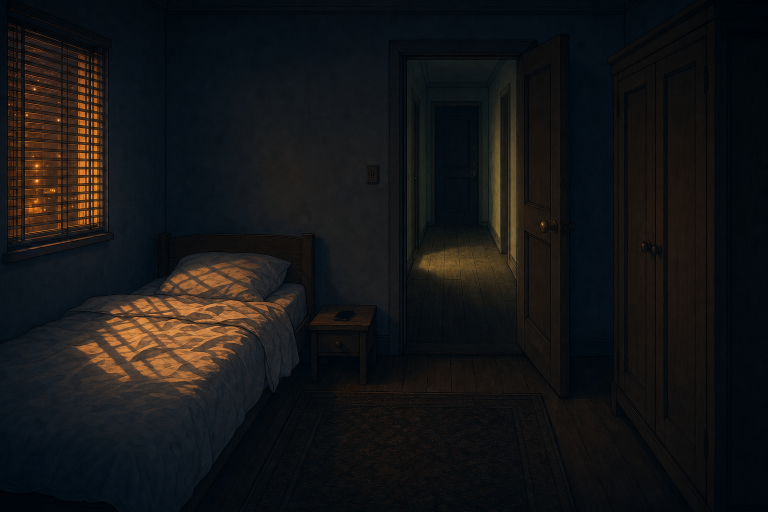
#> input picture door306-horror/references/locations/bedroom.png, 1536 x 1024 px (shown at 1/2 size); its folder holds only this picture in this run
$ python locs.py
#> lines starting #> are read from the running program, lines starting #| are printed output that depends on the picture
#> in main, im is the input picture: PIL image 1536x1024 RGB; mean R, G, B 21.2, 21.3, 21.9
#!/usr/bin/env python3
"""Location references -> layout plates.

    .venv/bin/python scripts/images/locs.py

references/locations/<name>.png (1536x1024, sometimes with drawn-in letterbox bars) ->
public/locs/<name>.jpg: bars cropped, then cover-cropped to 16:9 and scaled to 1920x1080.
The plates are the backgrounds of the code layouts (src/layout/Plate.tsx).
"""
from pathlib import Path

import numpy as np
from PIL import Image

ROOT = Path(__file__).resolve().parents[2]
SRC = ROOT / 'references' / 'locations'
DST = ROOT / 'public' / 'locs'


def bars(a: np.ndarray) -> tuple[int, int]:
    """Rows of near-black, flat letterbox at the top and bottom."""
    lum = a.mean(axis=2)
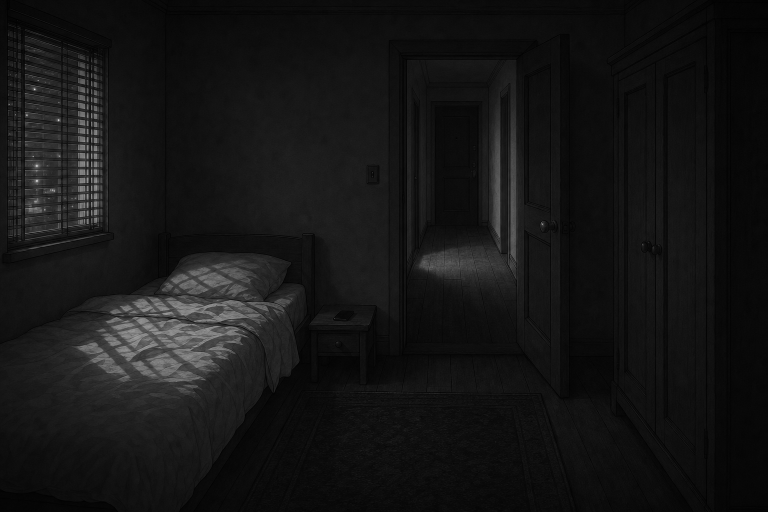
#> lum: shape (1024, 1536) float64 (shown at 1/2 size); min 0, max 243.3, mean 21.5
    flat = (lum.mean(axis=1) < 14) & (lum.std(axis=1) < 6)
    top = 0
    while top < len(flat) // 4 and flat[top]:
        top += 1
#> this loop made 89 passes
#> after the loop, top = 89
    bot = len(flat)
#> bot = 1024
    while bot > len(flat) * 3 // 4 and flat[bot - 1]:
        bot -= 1
#> this loop made 83 passes
#> bot on passes 1 to 12: 1023, 1022, 1021, 1020, 1019, 1018, 1017, 1016, 1015, 1014, 1013, 1012
#> after the loop, bot = 941
    return top, bot


def main() -> int:
    DST.mkdir(parents=True, exist_ok=True)
    for p in sorted(SRC.glob('*.png')):
        im = Image.open(p).convert('RGB')
        a = np.asarray(im)
        top, bot = bars(a)
#> top = 89; bot = 941
        if top > 4 or bot < im.height - 4:
            im = im.crop((0, top + 2 if top else 0, im.width, bot - 2 if bot < im.height else im.height))
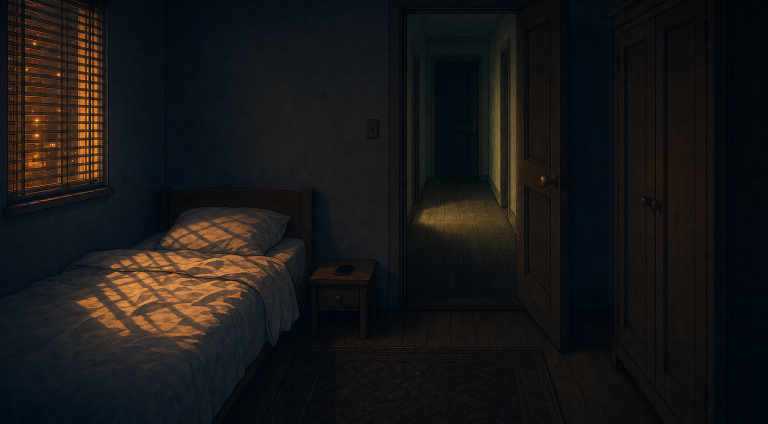
#> im: PIL image 1536x848 RGB (shown at 1/2 size); mean R, G, B 24.4, 23.4, 23
        w, h = im.size
#> w = 1536; h = 848
        if w / h > 16 / 9:
            nw = int(h * 16 / 9)
#> nw = 1507
            im = im.crop(((w - nw) // 2, 0, (w - nw) // 2 + nw, h))
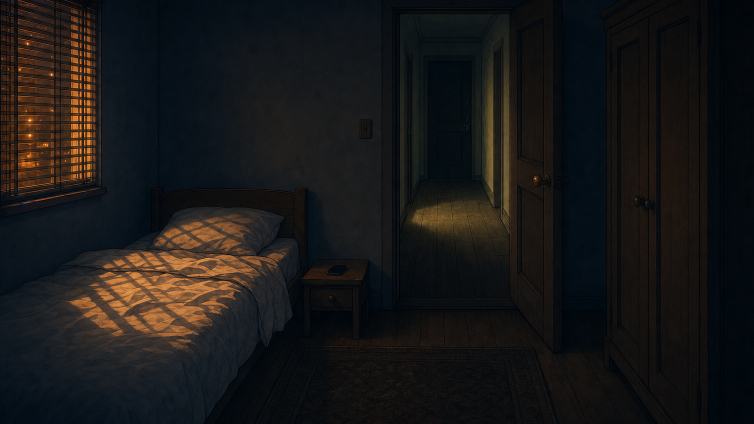
#> im: PIL image 1507x848 RGB (shown at 1/2 size); mean R, G, B 24.7, 23.6, 23
        else:
            nh = int(w * 9 / 16)
            im = im.crop((0, (h - nh) // 2, w, (h - nh) // 2 + nh))
        im.resize((1920, 1080), Image.LANCZOS).save(DST / f'{p.stem}.jpg', quality=92)
        print(f'  {p.name}: bars top {top}px bottom {a.shape[0] - bot}px -> public/locs/{p.stem}.jpg')
#|   bedroom.png: bars top 89px bottom 83px -> public/locs/bedroom.jpg
    return 0


if __name__ == '__main__':
    raise SystemExit(main())
#> (the program exits here)

$ run again, on door306-horror/references/locations/hallway_cross.png
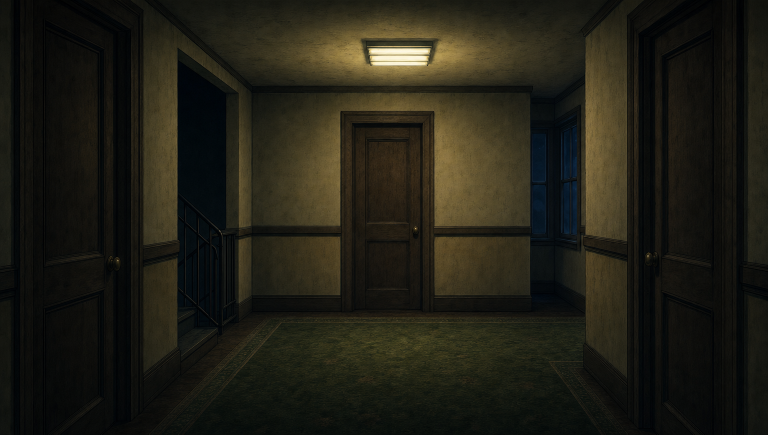
#> input picture door306-horror/references/locations/hallway_cross.png, 1536 x 869 px (shown at 1/2 size)
#> in main, im is the input picture: PIL image 1536x869 RGB; mean R, G, B 32.4, 30.8, 21
#> in bars, `lum = a.mean(axis=2)`:
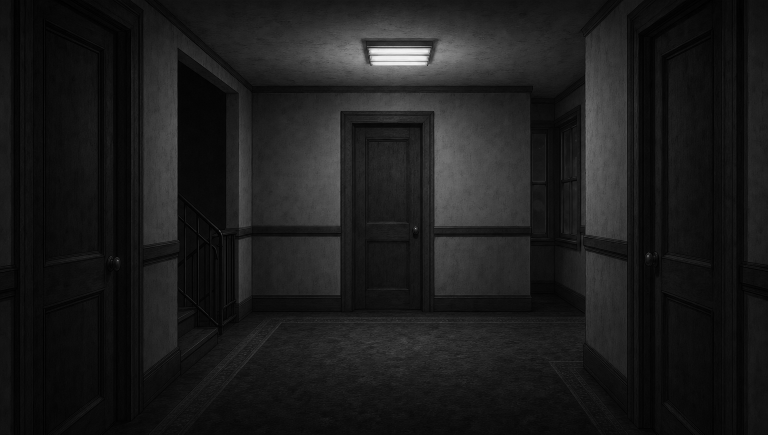
#> lum: shape (869, 1536) float64 (shown at 1/2 size); min 0, max 248, mean 28.1
#> after the loop in bars, `while top < len(flat) // 4 and flat[top]:`: top = 0
#> in bars, `bot = len(flat)`: bot = 869
#> the loop in bars, `while bot > len(flat) * 3 // 4 and flat[bot - 1]:` made 48 passes
#> bot on passes 1 to 8: 868, 867, 866, 865, 864, 863, 862, 861
#> after the loop in bars, `while bot > len(flat) * 3 // 4 and flat[bot - 1]:`: bot = 821
#> in main, `top, bot = bars(a)`: top = 0; bot = 821
#> in main, `im = im.crop(((w - nw) // 2, 0, (w - nw) // 2 + nw, h))`:
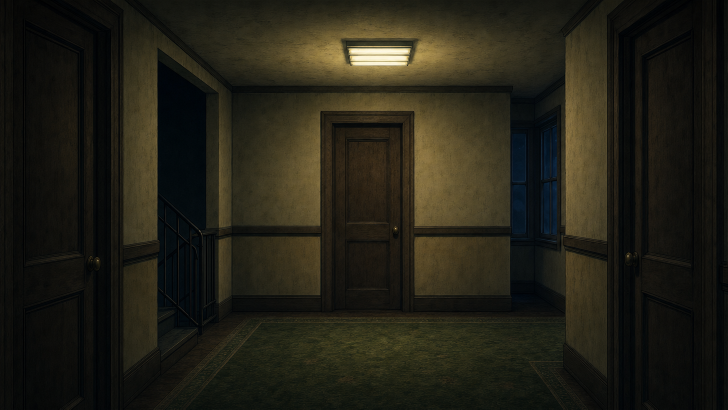
#> im: PIL image 1456x819 RGB (shown at 1/2 size); mean R, G, B 34.4, 32.3, 21.8
#|   hallway_cross.png: bars top 0px bottom 48px -> public/locs/hallway_cross.jpg

$ run again, on door306-horror/references/locations/lobby.png
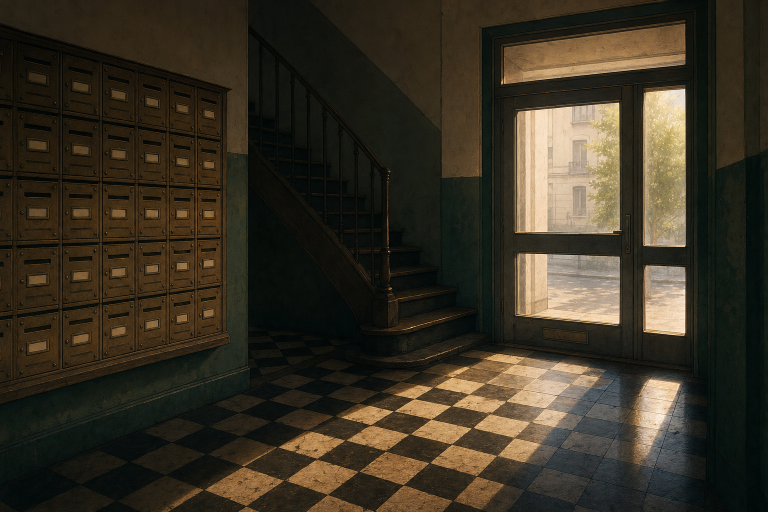
#> input picture door306-horror/references/locations/lobby.png, 1536 x 1024 px (shown at 1/2 size)
#> in main, im is the input picture: PIL image 1536x1024 RGB; mean R, G, B 56.8, 49.7, 35.7
#> in bars, `lum = a.mean(axis=2)`:
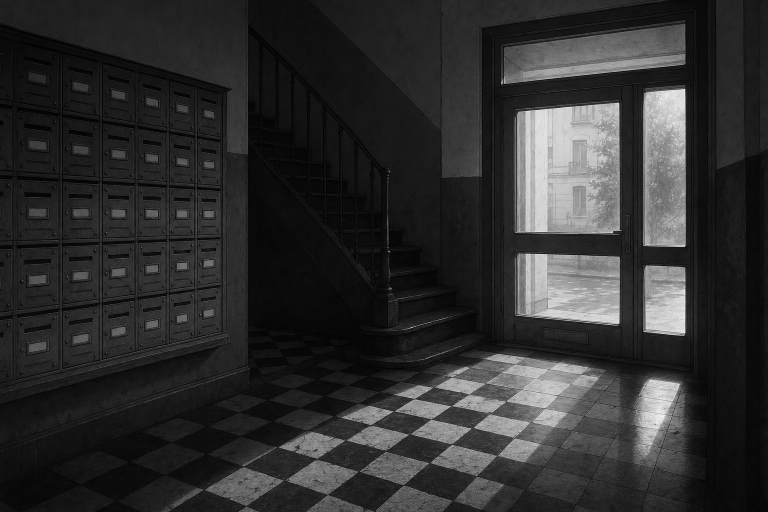
#> lum: shape (1024, 1536) float64 (shown at 1/2 size); min 0, max 247, mean 47.4
#> after the loop in bars, `while top < len(flat) // 4 and flat[top]:`: top = 0
#> in bars, `bot = len(flat)`: bot = 1024
#> in main, `top, bot = bars(a)`: top = 0; bot = 1024
#> in main, `im = im.crop((0, (h - nh) // 2, w, (h - nh) // 2 + nh))`:
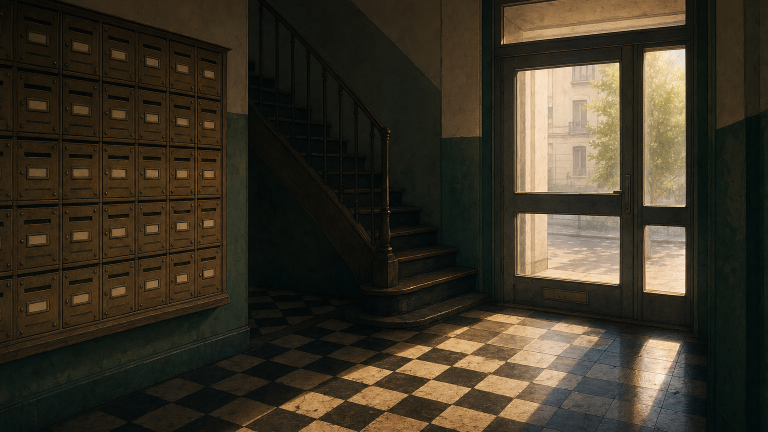
#> im: PIL image 1536x864 RGB (shown at 1/2 size); mean R, G, B 59.1, 51.9, 37.5
#|   lobby.png: bars top 0px bottom 0px -> public/locs/lobby.jpg

$ run again, on door306-horror/references/locations/office.png
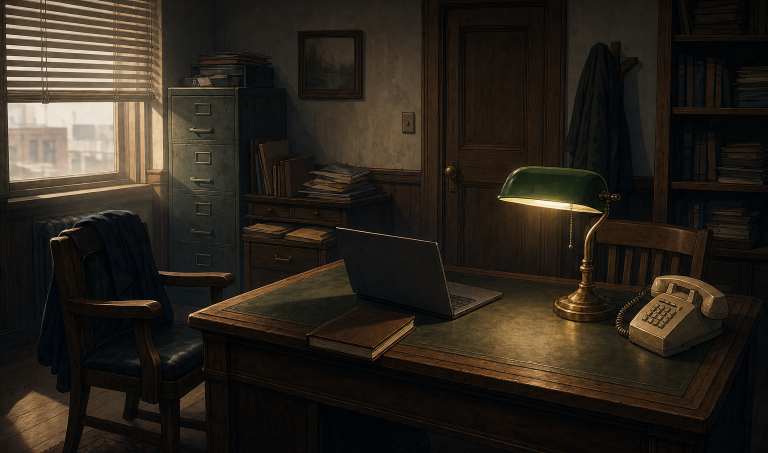
#> input picture door306-horror/references/locations/office.png, 1536 x 906 px (shown at 1/2 size)
#> in main, im is the input picture: PIL image 1536x906 RGB; mean R, G, B 43.7, 36.9, 28.4
#> in bars, `lum = a.mean(axis=2)`:
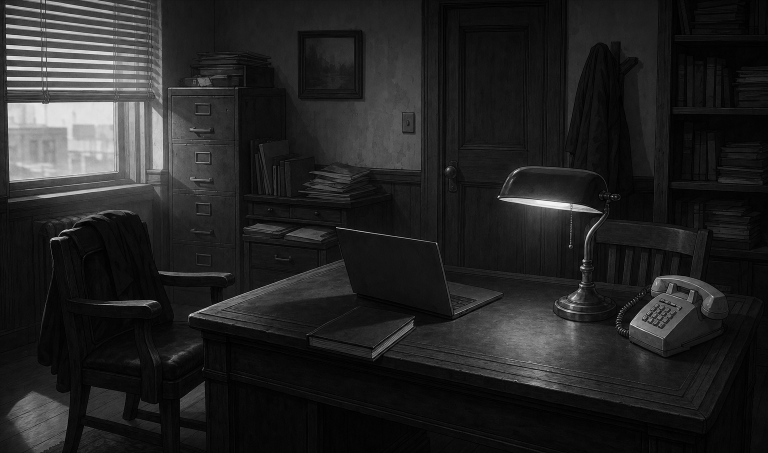
#> lum: shape (906, 1536) float64 (shown at 1/2 size); min 0, max 253.7, mean 36.3
#> after the loop in bars, `while top < len(flat) // 4 and flat[top]:`: top = 0
#> in bars, `bot = len(flat)`: bot = 906
#> in main, `top, bot = bars(a)`: top = 0; bot = 906
#> im: PIL image 1536x864 RGB
#> in main, `im.resize((1920, 1080), Image.LANCZOS).save(DST / f'{p.stem}.jpg', qua..`:
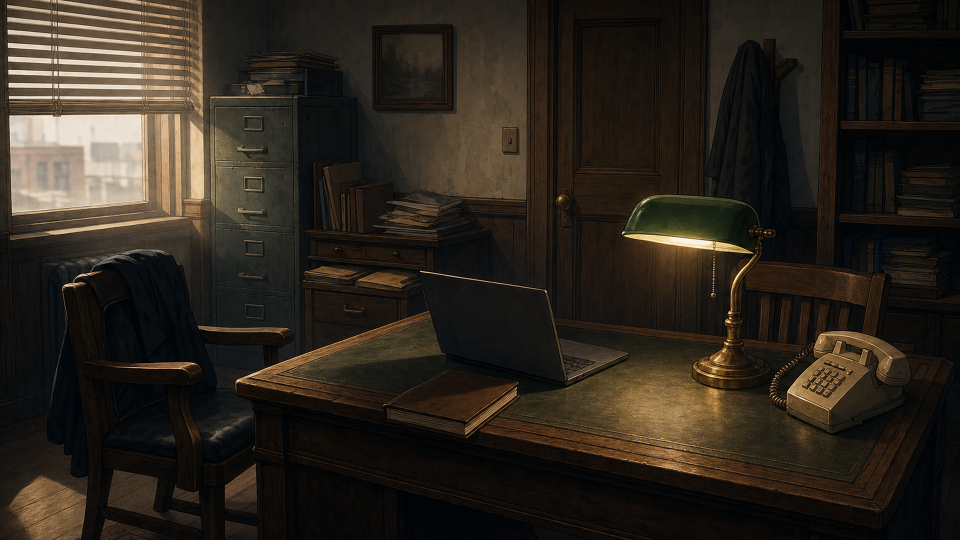
#> saved as office.jpg: PIL image 1920x1080 RGB (shown at 1/2 size); mean R, G, B 44.6, 37.6, 28.9
#|   office.png: bars top 0px bottom 0px -> public/locs/office.jpg

$ run again, on door306-horror/references/locations/exterior.png
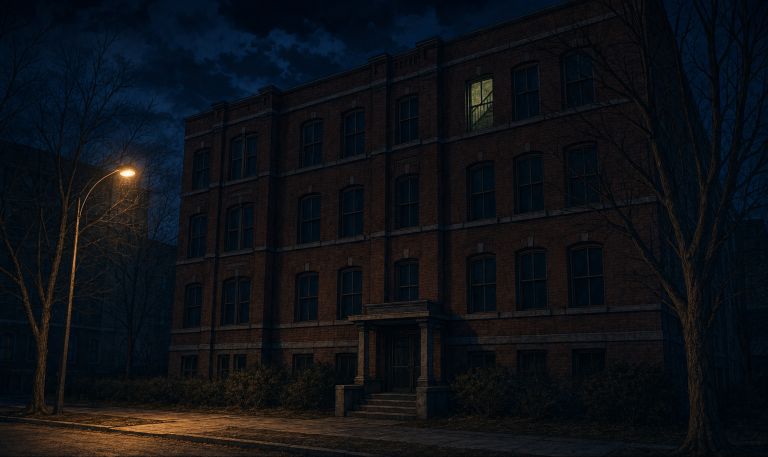
#> input picture door306-horror/references/locations/exterior.png, 1536 x 913 px (shown at 1/2 size)
#> in main, im is the input picture: PIL image 1536x913 RGB; mean R, G, B 14.4, 17.2, 21.9
#> in bars, `lum = a.mean(axis=2)`:
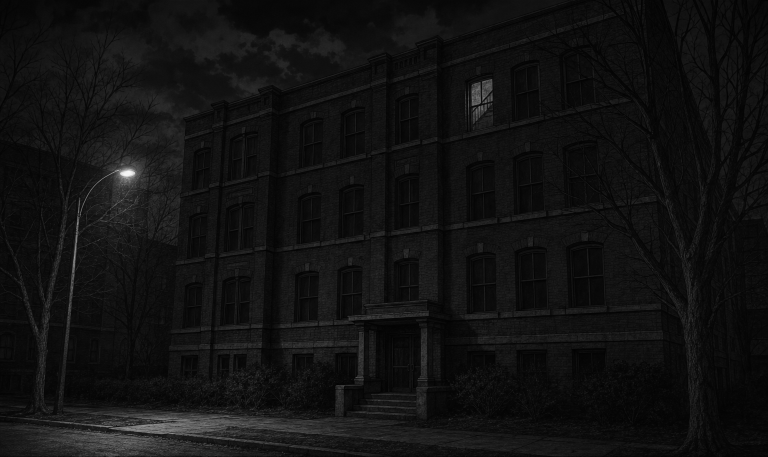
#> lum: shape (913, 1536) float64 (shown at 1/2 size); min 0, max 248.7, mean 17.8
#> the loop in bars, `while top < len(flat) // 4 and flat[top]:` made 52 passes
#> after the loop in bars, `while top < len(flat) // 4 and flat[top]:`: top = 52
#> in bars, `bot = len(flat)`: bot = 913
#> in main, `top, bot = bars(a)`: top = 52; bot = 913
#> in main, `im.resize((1920, 1080), Image.LANCZOS).save(DST / f'{p.stem}.jpg', qua..`:
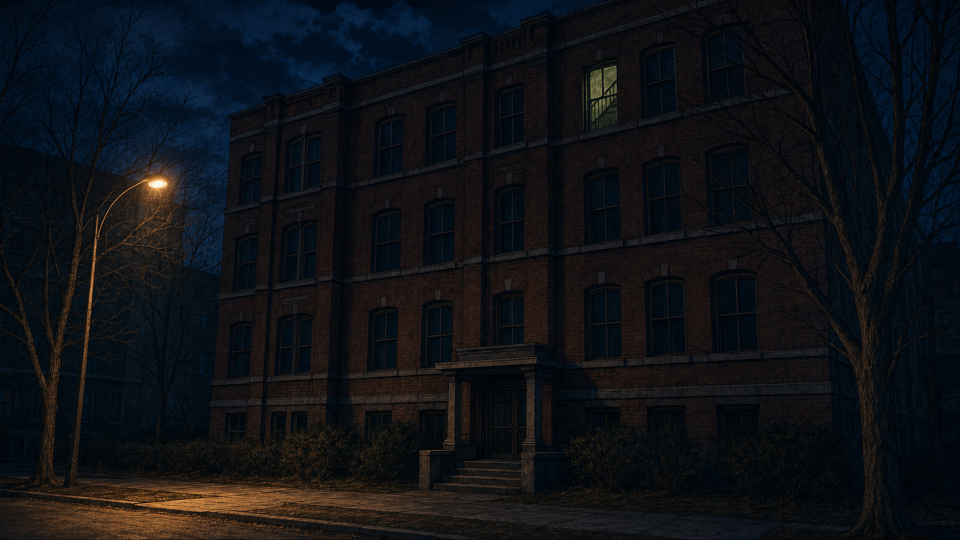
#> saved as exterior.jpg: PIL image 1920x1080 RGB (shown at 1/2 size); mean R, G, B 15.2, 17.6, 21.8
#|   exterior.png: bars top 52px bottom 0px -> public/locs/exterior.jpg
